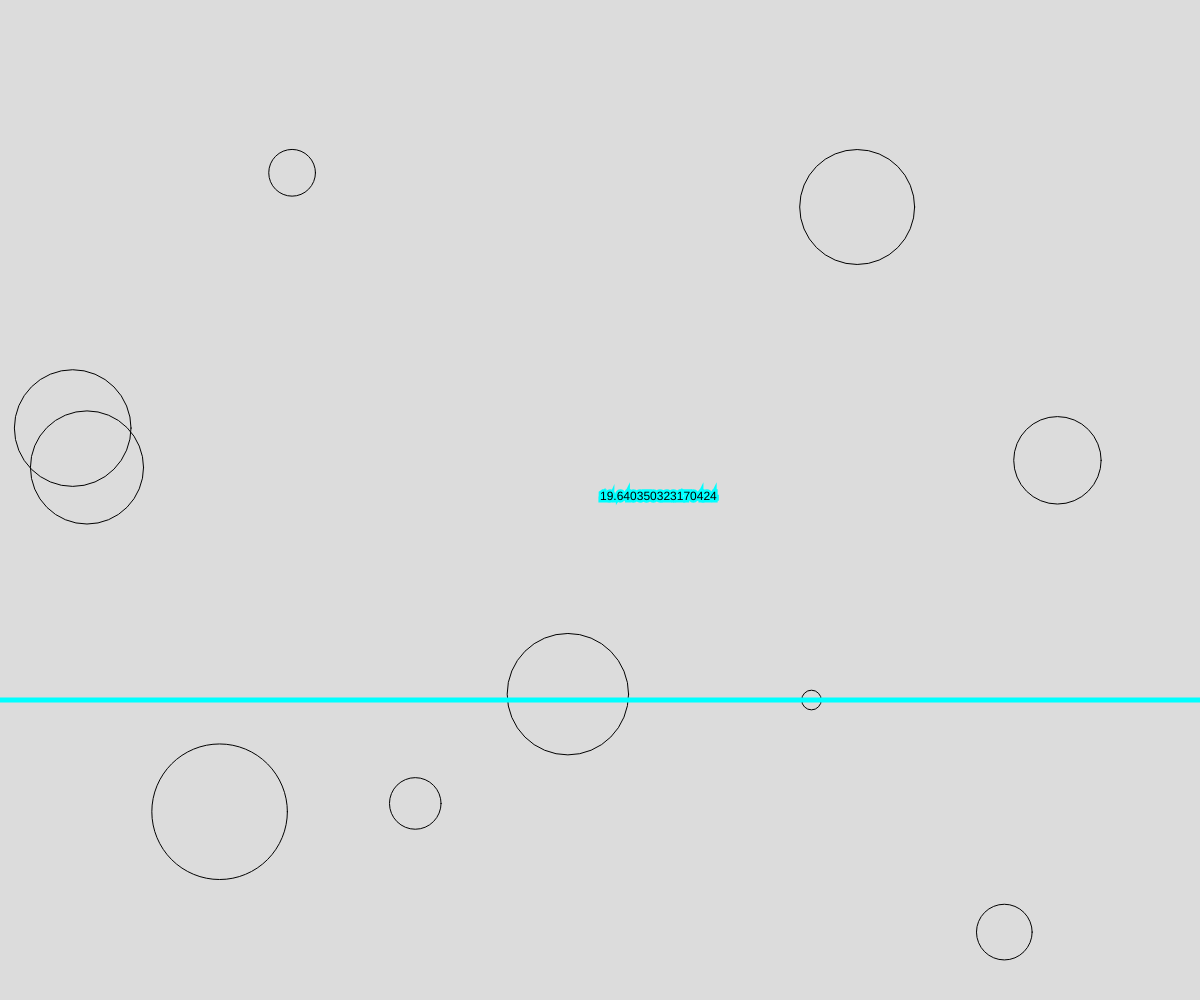
Frame 1 (no input)
Frame 60 (no input): identical to frame 1, image omitted
Frame 120 (the mouse pressed at the canvas centre since frame 60): identical to frame 1, image omitted

The p5.js sketch that drew this single still picture (run headless with seeded random() and noise() and a simulated clock; from frame 60 on, the mouse is pressed at the canvas centre):

// p5.js sketch
// ── sketch.js
// find the smallest circle
// ryder martin
// 3/5/2026

let NUM_CIRCLES = 10;
let circles =[];

function setup() {
  createCanvas(windowWidth, windowHeight);
  makeCircles();
}

function makeCircles(){
  let count = 0;
  while(count< NUM_CIRCLES){
    let x_ = random(0,width);
    let y_ = random(0,height);
    let s_ = random(10,150);
    let c = {x:x_, y:y_, s:s_};
    circles.push(c);
    count++;
  }
}

function renderCircles(){
  let smallest = circles[0].s;
  let smallestY = circles[0].y;
  for(let c of circles){
    noFill();
    circle(c.x,c.y,c.s);
    // check is it the smallest
    if(c.s<smallest){
      smallest = c.s;
      smallestY = c.y;
    }
  }
  fill(0);
  stroke(0,255,255); strokeWeight(5);
  line(0,smallestY,width,smallestY);
  text(smallest, width/2, height/2);
  stroke(0); strokeWeight(1);
}

function draw() {
  background(220);
  renderCircles();
}
